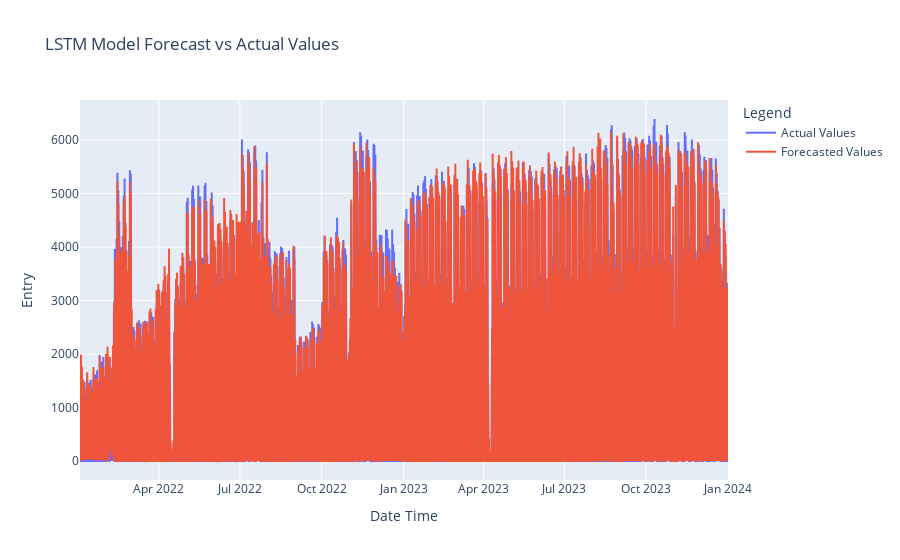

The cell this chart's notebook holds for it:
### Code cell
print(f"Length of the dataset: {len(X)}")

# Make predictions on the entire dataset
y_pred = model.predict(X)

# Inverse transform the predictions and actual values
# Create a DataFrame to hold the predictions and actual values
df_pred = pd.DataFrame(y_pred, columns=['Entry'])
df_actual = pd.DataFrame(y, columns=['Entry'])

# Inverse transform the 'Entry' column
y_pred_inv = scaler_entry.inverse_transform(df_pred)
y_true_inv = scaler_entry.inverse_transform(df_actual)

# Round the predictions to the nearest whole number and ensure non-negative values
y_pred_inv = np.round(np.maximum(y_pred_inv, 0))
y_true_inv = np.round(np.maximum(y_true_inv, 0))

# Calculate evaluation metrics
rmse = np.sqrt(mean_squared_error(y_true_inv, y_pred_inv))
mae = mean_absolute_error(y_true_inv, y_pred_inv)
r2 = r2_score(y_true_inv, y_pred_inv)
# Calculate adjusted R-squared
n = len(y_test)
p = X_test.shape[2]
adjusted_r2 = 1 - (1 - r2) * (n - 1) / (n - p - 1)

# Print evaluation metrics
print(f"Root Mean Squared Error (RMSE): {rmse}")
print(f"Mean Absolute Error (MAE): {mae}")
print(f"R-squared (R²): {r2}")
print(f"Adjusted R-squared: {adjusted_r2}")

# Create a DataFrame with all features and the true and forecasted values
df_features_with_predictions = df.iloc[-len(y_true_inv):].copy()

# Rename the 'Entry' column to 'Actual Values'
df_features_with_predictions.rename(columns={'Entry': 'Actual Values'}, inplace=True)

# Add the 'Forecasted Values' column
df_features_with_predictions['Forecasted Values'] = y_pred_inv.flatten()

# Reorder the columns
df_features_with_predictions = df_features_with_predictions[['Date Time', 'hour', 'day_of_week', 'is_weekend', 'is_holiday', 'month', 'year', 'rain_class', 'Actual Values', 'Forecasted Values']]

# Plot the results with 'Date Time' as the x-axis using Plotly
fig = go.Figure()

fig.add_trace(go.Scatter(x=df_features_with_predictions['Date Time'], y=df_features_with_predictions['Actual Values'], mode='lines', name='Actual Values'))
fig.add_trace(go.Scatter(x=df_features_with_predictions['Date Time'], y=df_features_with_predictions['Forecasted Values'], mode='lines', name='Forecasted Values'))

fig.update_layout(title='LSTM Model Forecast vs Actual Values', xaxis_title='Date Time', yaxis_title='Entry', legend_title='Legend')

fig.show()

### Figure 1 — Plotly figure (JSON) as saved in the notebook; plotly's stock layout.template omitted (floating-point values rounded to 4 significant figures; data arrays with more than 128 entries replaced by an {"elided": "..."} marker saying what was removed)
{"data": [{"mode": "lines", "name": "Actual Values", "type": "scatter", "x": {"elided": "14580 str values"}, "y": {"elided": "14580 float values"}}, {"mode": "lines", "name": "Forecasted Values", "type": "scatter", "x": {"elided": "14580 str values"}, "y": {"elided": "14580 int values"}}], "layout": {"legend": {"title": {"text": "Legend"}}, "title": {"text": "LSTM Model Forecast vs Actual Values"}, "xaxis": {"title": {"text": "Date Time"}}, "yaxis": {"title": {"text": "Entry"}}}}
